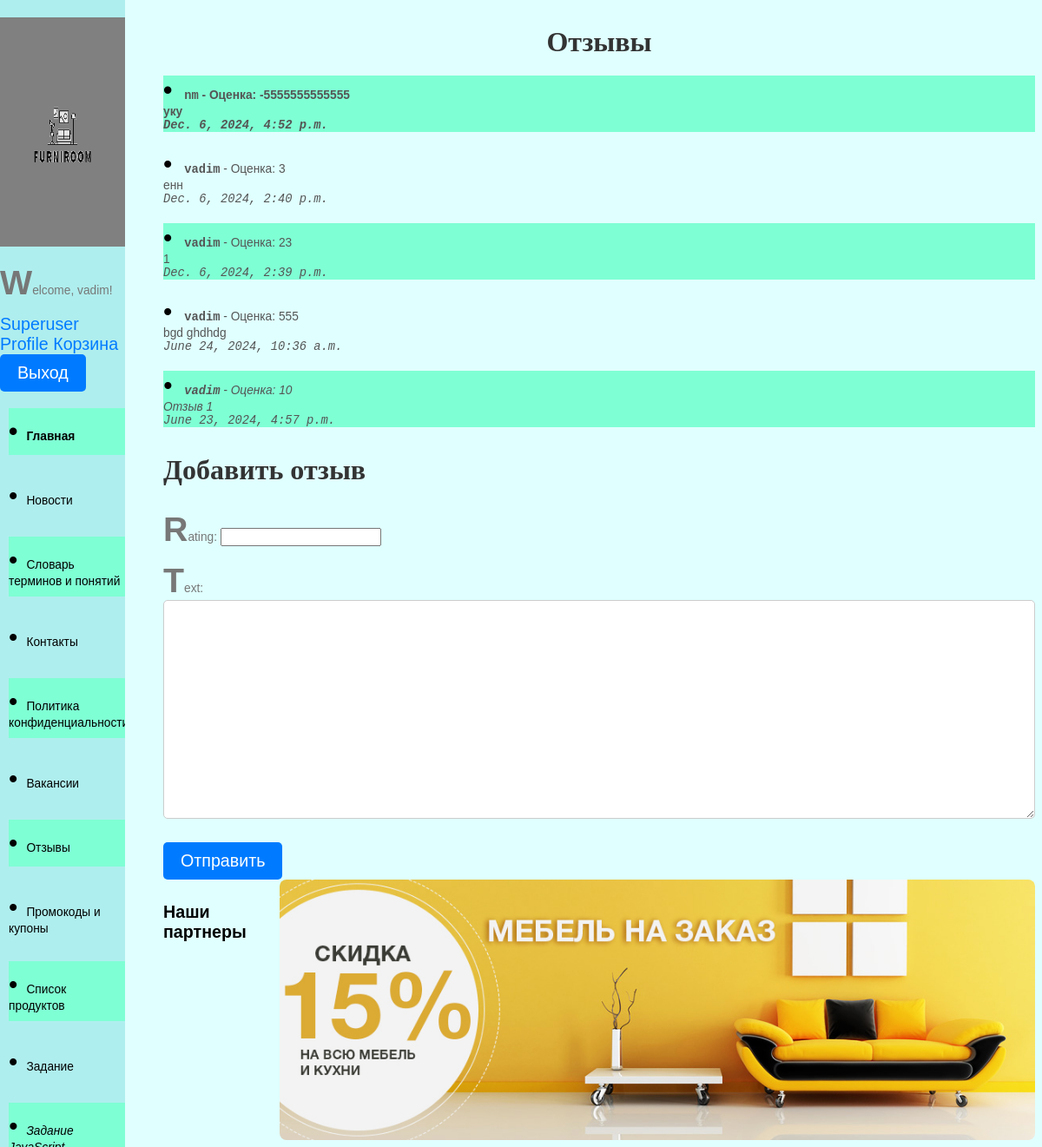
Screenshot of /reviews/ (signed in) with the database file from the repository.
### furniture/models.py (models this page shows, shortened)
class Review(models.Model):
    user = models.ForeignKey(User, on_delete=models.CASCADE)
    rating = models.IntegerField()
    text = models.TextField()
    date = models.DateTimeField(auto_now_add=True)
    class Meta:
        ordering = ['-date']

### furniture/views.py (the view)
# urls.py: path('reviews/', views.review_list, name='review_list'),
@login_required
def review_list(request):
    reviews = Review.objects.all()
    if request.method == 'POST':
        form = ReviewForm(request.POST)
        if form.is_valid():
            review = form.save(commit=False)
            review.user = request.user
            review.save()
            return redirect('review_list')
    else:
        form = ReviewForm()
    return render(request, 'review_list.html', {'reviews': reviews, 'form': form})

### furniture/forms.py
class ReviewForm(forms.ModelForm):
    class Meta:
        model = Review
        fields = ['rating', 'text']

### furniture/templates/review_list.html (shortened to what this page needs)
{% extends 'base.html' %}
{% block content %}
    <h1>Отзывы</h1>
    <ul>
        {% for review in reviews %}
            <li>
                <strong>{{ review.user.username }}</strong> - Оценка: {{ review.rating }}<br>
                {{ review.text }}<br>
                <em>{{ review.date }}</em>
            </li>
        {% empty %}
            <li>Пока нет отзывов.</li>
        {% endfor %}
    </ul>
     {% if user.is_authenticated %}
        <h2>Добавить отзыв</h2>
        <form method="post">
            {{ form.as_p }}
            <button type="submit">Отправить</button>
        </form>
    {% else %}
        <p>Чтобы добавить отзыв, <a href="{% url 'login' %}">войдите</a> или <a href="{% url 'signup' %}">зарегистрируйтесь</a>.</p>
    {% endif %}
{% endblock %}

### furniture/templates/base.html (shortened to what this page needs)
<!DOCTYPE html>
<html lang="en">
<head>
    {% load static %}
    <link rel="stylesheet" href="{%static 'furniture/style.css' %}">
</head>
<body>
    <header>
<div class="container">
    <div class="sidebar">
            <img src="{% static 'images/logo.png' %}" alt="Logo">
            {% if user.is_authenticated %}
            <p>Welcome, {{ user.username }}!</p>
            {% if user.is_superuser %}
                    <a href="{% url 'superuser_profile' %}">Superuser Profile</a>
            {% elif user.is_staff %}
                    <a href="{% url 'employee_profile' %}">Employee Profile</a>
            {% else %}
                    <a href="{% url 'client_profile' %}">Profile</a>
            {% endif %}
            <a href="/cart/">Корзина</a>
            <form action="{% url 'logout' %}" method="post">
                <button type="submit">Выход</button>
            </form>
        {% else %}
            <a href="{% url 'login' %}">Login</a>
            <a href="{% url 'signup' %}">Sign Up</a>
        {% endif %}
            <ul class="sidebar-nav">
                <li><a href="{% url 'home' %}">Главная</a></li>
                <li><a href="/news/">Новости</a></li>
                <li><a href="/dictionary/">Словарь терминов и понятий</a></li>
                <li><a href="/contacts/">Контакты</a></li>
                <li><a href="/privacy_policy/">Политика конфиденциальности</a></li>
                <li><a href="/vacancies/">Вакансии</a></li>
                <li><a href="/reviews/">Отзывы</a></li>
                <li><a href="/promo_codes_list/">Промокоды и купоны</a></li>
                <li><a href="/products_list/">Список продуктов</a></li>
                <li><a href="/task/">Задание</a></li>
                <li><a href="/taskjs/">Задание JavaScript</a></li>
            </ul>
    </div>
</div>
</header>
    <main>
        {% block content %}{% endblock %}
    </main>
    <footer>
    <div class="footer-content">
        <div class="partners">
            <h4>Наши партнеры</h4>
        </div>
        <img src="{% static 'images/banner1.jpg' %}" alt="Banner" width="600" height="300" class="footer-banner">
    </div>
</footer>
</body>
</html>

### furniture/static/furniture/style.css (style rules this page uses)
.container { display: flex; }
.sidebar { position: fixed; top: 0; left: 0; width: 12%; height: 100%; background-color: #AFEEEE; overflow-y: auto; z-index: 1000; padding-top: 20px; }
.sidebar-nav { list-style-type: none; padding: 0; }
.sidebar img { width: 100%; height: 20%; }
.sidebar-nav li { margin-left: 7%; padding: 10px 0; }
.sidebar-nav li a, a { text-decoration: none; color: black; }
main { padding-left: 180px; }
body { background-color: #E0FFFF; }
footer { padding-left: 180px; }
.footer-content { display: flex; justify-content: space-between; align-items: flex-start; }
.partners { display: flex; flex-wrap: wrap; gap: 20px; flex-grow: 1; }
h2 { font-size: 12px; color: #2c3e50; margin-top: 30px; }
h1 { font-size: 16px; text-align: center; margin-bottom: 20px; }
ul { list-style-type: none; }
li::before { content: "\2022"; color: black; font-size: 1.5rem; margin-right: 10px; }
p { font-size: 0.7rem; color: #777; }
body { font-family: 'Arial', sans-serif; }
h1, h2 { font-family: 'Roboto', 'Times New Roman', 'Arial', sans-serif; font-size: 32px; color: #333; }
ul { list-style-type: none; padding: 0; }
li { margin-bottom: 20px; font-family: 'Verdana', sans-serif; font-size: 0.7rem; color: #555; }
strong, em { font-family: 'Courier New', monospace; }
form { font-family: 'Arial', sans-serif; font-size: 1rem; }
input[type="text"], textarea { font-family: 'Arial', sans-serif; font-size: 1rem; padding: 10px; border: 1px solid #ccc; border-radius: 5px; width: 100%; margin-bottom: 10px; box-sizing: border-box; }
button { font-family: 'Verdana', sans-serif; font-size: 1rem; padding: 10px 20px; background-color: #007bff; color: white; border: none; border-radius: 5px; cursor: pointer; }
a { color: #007bff; text-decoration: none; }
:root { --hue: 223; --bg: hsl(var(--hue),90%,90%); --fg: hsl(var(--hue),90%,10%); --primary: hsl(var(--hue),90%,55%); --red: hsl(3,90%,50%); --orange: hsl(33,90%,50%); --green: hsl(153,90%,30%); --purple: hsl(273,90%,50%); --magenta: hsl(303,90%,50%); --trans-dur: 0.3s; font-size: calc(16px + (20 - 16) * (100vw - 320px) / (1280 - 320)); }
p::first-letter { font-size: 2rem; font-weight: bold; }
li:first-child { font-weight: bold; }
li:last-child { font-style: italic; }
li:nth-child(odd) { background-color: #7FFFD4; }
.footer-banner { width: 100%; height: 300px; object-fit: cover; border-radius: 8px; }

### rows the page displays
Review: user.username "nm", rating "-5555555555555", text "уку", date "Dec. 6, 2024, 4:52 p.m."
Review: user.username "vadim", rating "3", text "енн", date "Dec. 6, 2024, 2:40 p.m."
Review: user.username "vadim", rating "23", text "1", date "Dec. 6, 2024, 2:39 p.m."
Review: user.username "vadim", rating "555", text "bgd ghdhdg", date "June 24, 2024, 10:36 a.m."
Review: user.username "vadim", rating "10", text "Отзыв 1", date "June 23, 2024, 4:57 p.m."

### other values shown
{{ user.username }} "vadim"
